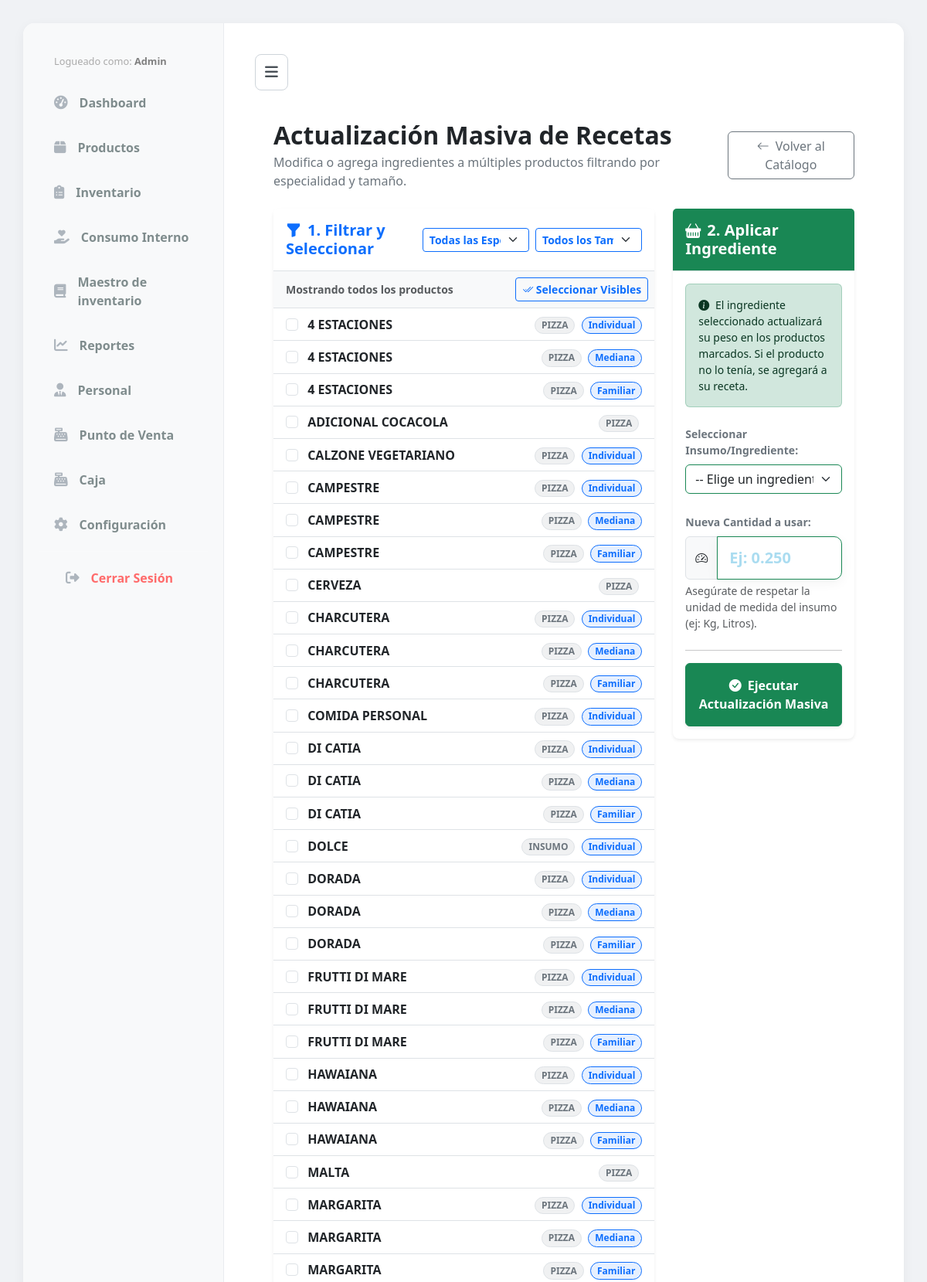
Screenshot of /productos/receta-masiva/ (signed in, upper part) with the database file from the repository.
### tables/models.py (models this page shows, shortened)
class Producto(models.Model):
    OPCIONES_TAMANO = [
        ('IND', 'Individual'),
        ('MED', 'Mediana'),
        ('FAM', 'Familiar'),
        ('UNI', 'Único/Bebida'),
    ]
    OPCIONES_IVA = [
        (Decimal('16.00'), 'General (16%)'),
        (Decimal('8.00'), 'Reducido (8%)'),
        (Decimal('31.00'), 'Lujo (31%)'),
        (Decimal('0.00'), 'Exento (0%)'),
    ]
    codigo = models.CharField(max_length=50, blank=True, null=True, verbose_name="Código de Producto")
    nombre = models.CharField(max_length=100)
    precio = models.DecimalField(max_digits=10, decimal_places=2, verbose_name="Precio Venta ($)")
    tamano = models.CharField(max_length=3, choices=OPCIONES_TAMANO, default='UNI')
    categoria = models.ForeignKey(Categoria, on_delete=models.CASCADE, related_name='productos')
    tasa_iva = models.DecimalField(
        max_digits=5,
        decimal_places=2,
        choices=OPCIONES_IVA,
        default=Decimal('16.00'),
        verbose_name="Alícuota IVA"
    )
    costo_materia_prima = models.DecimalField(max_digits=10, decimal_places=2, default=0.00, verbose_name="Costo Ingredientes ($)")

class Categoria(models.Model):
    nombre = models.CharField(max_length=50) # Ej: IND, MED, FAM, BEBIDAS

### tables/views.py (the view, shortened to what this page needs)
# urls.py: path('productos/receta-masiva/', views.bulk_recipe_update, name='bulk_recipe_update'),
@staff_member_required
def bulk_recipe_update(request):
    context = {
        'categorias': Categoria.objects.all(),
        'tamanos': Producto.OPCIONES_TAMANO,
        'productos': Producto.objects.all().select_related('categoria').order_by('nombre'),
        'insumos': Insumo.objects.all().order_by('nombre'),
    }
    return render(request, 'products/bulk_recipe_update.html', context)

### core/context_processors.py (called while the page is built)
def configuracion_global(request):
    return {
        'config': Configuracion.get_solo()
    }

### core/models.py (called while the page is built)
    @classmethod
    def get_solo(cls):
        obj, created = cls.objects.get_or_create(id=1)
        return obj

### tables/templates/products/bulk_recipe_update.html (shortened to what this page needs)
{% extends 'base.html' %}
{% load static %}
{% block content %}
<link href="https://cdn.jsdelivr.net/npm/bootstrap@5.3.0/dist/css/bootstrap.min.css" rel="stylesheet">
<link rel="stylesheet" href="https://cdn.jsdelivr.net/npm/bootstrap-icons@1.11.1/font/bootstrap-icons.css">
<div class="container-fluid p-4">
    <div class="d-flex justify-content-between align-items-center mb-4">
        <div>
            <h2 class="fw-bold text-dark mb-1">Actualización Masiva de Recetas</h2>
            <p class="text-secondary m-0">Modifica o agrega ingredientes a múltiples productos filtrando por especialidad y tamaño.</p>
        </div>
        <a href="{% url 'product_list' %}" class="btn btn-outline-secondary">
            <i class="bi bi-arrow-left me-2"></i>Volver al Catálogo
        </a>
    </div>
    <form method="POST">
        <div class="row g-4">
            <div class="col-md-8">
                <div class="card border-0 shadow-sm rounded-3 h-100">
                    <div class="card-header bg-white py-3 border-bottom d-flex justify-content-between align-items-center">
                        <h5 class="m-0 fw-bold text-primary"><i class="bi bi-funnel-fill me-2"></i>1. Filtrar y Seleccionar</h5>
                        <div class="d-flex gap-2">
                            <select id="filter-categoria" class="form-select form-select-sm border-primary text-primary fw-bold" onchange="filtrarProductos()">
                                <option value="">Todas las Especialidades</option>
                            </select>
                            <select id="filter-tamano" class="form-select form-select-sm border-primary text-primary fw-bold" onchange="filtrarProductos()">
                                <option value="">Todos los Tamaños</option>
                            </select>
                        </div>
                    </div>
                    <div class="card-body p-0">
                        <div class="bg-light p-2 border-bottom d-flex justify-content-between align-items-center">
                            <span class="small text-muted fw-bold ps-2" id="contador-visibles">Mostrando todos los productos</span>
                            <button type="button" class="btn btn-sm btn-outline-primary fw-bold" onclick="seleccionarTodos()">
                                <i class="bi bi-check2-all"></i> Seleccionar Visibles
                            </button>
                        </div>
                        <div class="list-group list-group-flush" style="max-height: calc(100vh - 300px); overflow-y: auto;">
                            {% for p in productos %}
                            <label class="list-group-item prod-item d-flex justify-content-between align-items-center"
                                   data-categoria="{{ p.categoria.id }}"
                                   data-tamano="{{ p.tamano }}"
                                   style="cursor: pointer;">
                                <div>
                                    <input class="form-check-input me-2 checkbox-producto" type="checkbox" name="productos" value="{{ p.id }}">
                                    <span class="fw-bold text-dark">{{ p.nombre }}</span>
                                </div>
                                <div>
                                    <span class="badge bg-secondary bg-opacity-10 text-secondary border px-2 rounded-pill me-1">{{ p.categoria.nombre }}</span>
                                    {% if p.tamano != 'UNI' %}
                                        <span class="badge bg-primary bg-opacity-10 text-primary border border-primary px-2 rounded-pill">{{ p.get_tamano_display }}</span>
                                    {% endif %}
                                </div>
                            </label>
                            {% empty %}
                            <div class="text-center p-4 text-muted">No hay productos registrados.</div>
                            {% endfor %}
                        </div>
                    </div>
                </div>
            </div>
            <div class="col-md-4">
                <div class="card border-0 shadow-sm rounded-3 position-sticky" style="top: 20px;">
                    <div class="card-header bg-success text-white py-3 border-bottom">
                        <h5 class="m-0 fw-bold"><i class="bi bi-basket-fill me-2"></i>2. Aplicar Ingrediente</h5>
                    </div>
                    <div class="card-body">
                        <div class="alert alert-success bg-opacity-10 border-success border-opacity-25 small mb-4">
                            <i class="bi bi-info-circle-fill me-1"></i>
                            El ingrediente seleccionado actualizará su peso en los productos marcados. Si el producto no lo tenía, se agregará a su receta.
                        </div>
                        <div class="mb-4">
                            <label class="form-label fw-bold text-secondary small">Seleccionar Insumo/Ingrediente:</label>
                            <select name="insumo_id" class="form-select border-success" required>
                                <option value="">-- Elige un ingrediente --</option>
                            </select>
                        </div>
                        <div class="mb-4">
                            <label class="form-label fw-bold text-secondary small">Nueva Cantidad a usar:</label>
                            <div class="input-group">
                                <span class="input-group-text bg-light"><i class="bi bi-speedometer2"></i></span>
                                <input type="number" step="0.0001" min="0.0001" name="cantidad" class="form-control form-control-lg border-success fw-bold text-success" placeholder="Ej: 0.250" required>
                            </div>
                            <div class="form-text mt-1">Asegúrate de respetar la unidad de medida del insumo (ej: Kg, Litros).</div>
                        </div>
                        <hr>
                        <button type="submit" class="btn btn-success w-100 py-3 fw-bold shadow-sm" onclick="return confirm('¿Confirmas que deseas modificar la receta de todos los productos seleccionados?');">
                            <i class="bi bi-check-circle-fill me-2"></i>Ejecutar Actualización Masiva
                        </button>
                    </div>
                </div>
            </div>
        </div>
    </form>
</div>
{% endblock %}

### templates/base.html (shortened to what this page needs)
{% load static %}
<!DOCTYPE html>
<html lang="es">
<head>
    <link rel="stylesheet" href="{% static 'css/style.css' %}">
    <link rel="stylesheet" href="https://cdnjs.cloudflare.com/ajax/libs/font-awesome/6.4.0/css/all.min.css">
</head>
<body class="light-theme">
    <div class="dashboard-layout">
        <div class="main-app-container card-style">
            <aside class="sidebar">
                <nav class="sidebar-nav">
                    <div style="padding: 10px 20px; color: #aaa; font-size: 0.8em;">
                            Logueado como: <strong style="color: grey;">{{ user.username|title }}</strong>
                    </div>
                    <a href="{% url 'panel_control' %}" class="sidebar-link">
                       <i class="fas fa-tachometer-alt"></i> Dashboard
                    </a>
                    <a href="{% url 'product_list' %}" class="sidebar-link">
                       <i class="fas fa-box"></i> Productos
                    </a>
                    <a href="{% url 'inventory_index' %}" class="sidebar-link">
                       <i class="fas fa-clipboard-list"></i> Inventario
                    </a>
                    <a href="{% url 'salidas_especiales' %}" class="sidebar-link">
                        <i class="fas fa-hand-holding-heart"></i> Consumo Interno
                    </a>
                    <a href="{% url 'maestro_list' %}" class="sidebar-link">
                        <i class="fas fa-book"></i> Maestro de inventario
                    </a>
                    <a href="{% url 'reportes_index' %}" class="sidebar-link">
                        <i class="fas fa-chart-line"></i> Reportes
                    </a>
                    {% if request.user.is_superuser or request.user.is_staff %}
                        <a href="{% url 'staff_list' %}" class="sidebar-link">
                        <i class="fas fa-user-tie"></i> Personal
                        </a>
                    {% endif %}
                    <a href="{% url 'index' %}" class="sidebar-link">
                       <i class="fas fa-cash-register"></i> Punto de Venta
                    </a>
                    <a href="{% url 'cuadre_caja_list' %}" class="sidebar-link">
                        <i class="fas fa-cash-register"></i> Caja
                    </a>
                    <a href="{% url 'configuracion_menu' %}" class="sidebar-link">
                        <i class="fas fa-cog"></i> Configuración
                    </a>
                    <div style="margin-top: auto; border-top: 1px solid rgba(255,255,255,0.1); padding-top: 10px;">
                        <form action="{% url 'logout' %}" method="post" style="padding: 0 15px;">
                            <button type="submit" class="sidebar-link" style="background: none; border: none; width: 100%; text-align: left; color: #ff6b6b; cursor: pointer;">
                                <i class="fas fa-sign-out-alt"></i> Cerrar Sesión
                            </button>
                        </form>
                    </div>
                </nav>
            </aside>
            <main class="main-content-area">
                <div style="margin-bottom: 15px;">
                    <button id="toggleSidebarBtn" class="sidebar-toggle-btn" title="Ocultar/Mostrar Menú">
                        <i class="fas fa-bars"></i>
                    </button>
                </div>
                {% block content %}
                {% endblock %}
            </main>
        </div>
    </div>
</body>
</html>

### tables/static/css/style.css (style rules this page uses)
:root { --bg-color: #f4f7f6; --success-color: #28a745; --danger-color: #dc3545; --text-dark: #343a40; --card-text: white; }
*, *::before, *::after { box-sizing: border-box; }
body { margin: 0; font-family: -apple-system, BlinkMacSystemFont, "Segoe UI", Roboto, Helvetica, Arial, sans-serif; background-color: var(--bg-color); color: var(--text-dark); }
:root { --light-bg: #f0f2f5; --white-card: #ffffff; --primary-blue: #3498db; --light-blue-btn: #87CEEB; --text-gray: #7f8c8d; --shadow-soft: 0 4px 15px rgba(0,0,0,0.05); --border-radius-card: 15px; --border-radius-btn: 10px; }
body.light-theme { background-color: var(--light-bg); }
.card-style { background-color: var(--white-card); border-radius: var(--border-radius-card); box-shadow: var(--shadow-soft); padding: 20px; }
.input-group input { width: 100%; padding: 12px 15px; border: 1px solid transparent; background-color: var(--white-card); border-radius: var(--border-radius-btn); box-shadow: var(--shadow-soft); outline: none; color: var(--primary-blue); font-weight: 500; }
.input-group input::placeholder { color: var(--light-blue-btn); opacity: 0.7; }
.dashboard-layout { min-height: 100vh; display: flex; justify-content: center; align-items: flex-start; padding: 30px; }
.main-app-container { display: flex; width: 100%; max-width: 1400px; padding: 0 !important; overflow: hidden; }
.sidebar { width: 260px; flex-shrink: 0; padding: 30px 20px; background-color: #f8f9fa; border-right: 1px solid #e9ecef; transition: width 0.3s ease, padding 0.3s ease, opacity 0.3s ease; overflow: hidden; }
.sidebar-nav { display: flex; flex-direction: column; gap: 10px; }
.sidebar-link { display: flex; align-items: center; gap: 15px; text-decoration: none; color: var(--text-gray); font-weight: 600; padding: 12px 20px; border-radius: 10px; transition: all 0.2s ease; }
.sidebar-link i { font-size: 1.1rem; color: #adb5bd; transition: color 0.2s ease; }
.sidebar-toggle-btn { background: white; color: #495057; border: 1px solid #ced4da; border-radius: 8px; padding: 8px 12px; cursor: pointer; font-size: 1.2rem; transition: all 0.2s ease; }
.main-content-area { flex-grow: 1; padding: 40px; background-color: var(--white-card); }

### tables/templates/products/bulk_recipe_update.html (style rules this page uses)
.prod-item { transition: all 0.2s; }

### rows the page displays
Producto: nombre "4 ESTACIONES", categoria.nombre "PIZZA", tamano "Individual"
Producto: nombre "4 ESTACIONES", categoria.nombre "PIZZA", tamano "Mediana"
Producto: nombre "4 ESTACIONES", categoria.nombre "PIZZA", tamano "Familiar"
Producto: nombre "ADICIONAL COCACOLA", categoria.nombre "PIZZA"
Producto: nombre "CALZONE VEGETARIANO", categoria.nombre "PIZZA", tamano "Individual"
Producto: nombre "CAMPESTRE", categoria.nombre "PIZZA", tamano "Individual"
Producto: nombre "CAMPESTRE", categoria.nombre "PIZZA", tamano "Mediana"
Producto: nombre "CAMPESTRE", categoria.nombre "PIZZA", tamano "Familiar"
Producto: nombre "CERVEZA", categoria.nombre "PIZZA"
Producto: nombre "CHARCUTERA", categoria.nombre "PIZZA", tamano "Individual"
Producto: nombre "CHARCUTERA", categoria.nombre "PIZZA", tamano "Mediana"
Producto: nombre "CHARCUTERA", categoria.nombre "PIZZA", tamano "Familiar"
Producto: nombre "COMIDA PERSONAL", categoria.nombre "PIZZA", tamano "Individual"
Producto: nombre "DI CATIA", categoria.nombre "PIZZA", tamano "Individual"
Producto: nombre "DI CATIA", categoria.nombre "PIZZA", tamano "Mediana"
Producto: nombre "DI CATIA", categoria.nombre "PIZZA", tamano "Familiar"
Producto: nombre "DOLCE", categoria.nombre "INSUMO", tamano "Individual"
Producto: nombre "DORADA", categoria.nombre "PIZZA", tamano "Individual"
Producto: nombre "DORADA", categoria.nombre "PIZZA", tamano "Mediana"
Producto: nombre "DORADA", categoria.nombre "PIZZA", tamano "Familiar"
Producto: nombre "FRUTTI DI MARE", categoria.nombre "PIZZA", tamano "Individual"
Producto: nombre "FRUTTI DI MARE", categoria.nombre "PIZZA", tamano "Mediana"
Producto: nombre "FRUTTI DI MARE", categoria.nombre "PIZZA", tamano "Familiar"
Producto: nombre "HAWAIANA", categoria.nombre "PIZZA", tamano "Individual"
Producto: nombre "HAWAIANA", categoria.nombre "PIZZA", tamano "Mediana"
Producto: nombre "HAWAIANA", categoria.nombre "PIZZA", tamano "Familiar"
Producto: nombre "MALTA", categoria.nombre "PIZZA"
Producto: nombre "MARGARITA", categoria.nombre "PIZZA", tamano "Individual"
Producto: nombre "MARGARITA", categoria.nombre "PIZZA", tamano "Mediana"
Producto: nombre "MARGARITA", categoria.nombre "PIZZA", tamano "Familiar"

### other values shown
{{ user.username|title }} "Admin"
